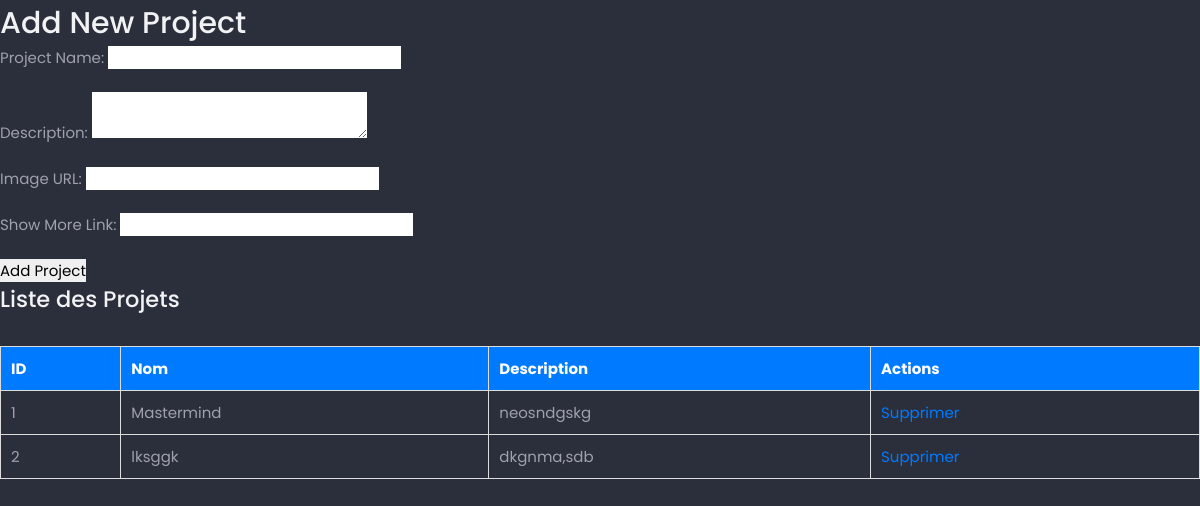
The app's page /admin/admin_page.php (signed in), older data.
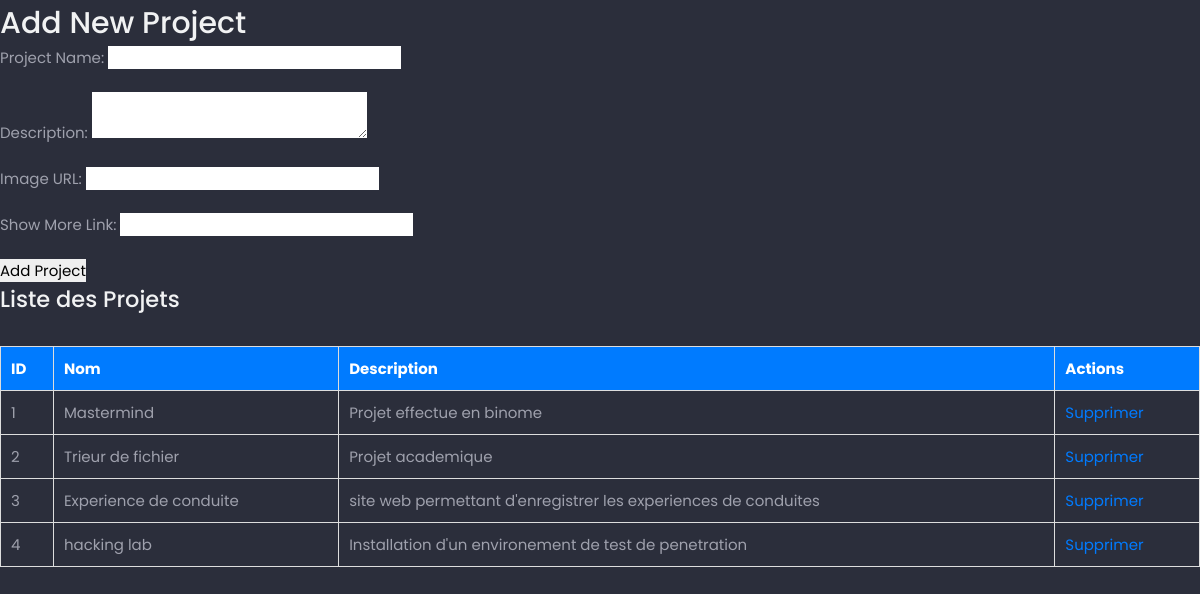
The same page, newer data.
### tables this page shows
CREATE TABLE projects (
                id INTEGER PRIMARY KEY AUTOINCREMENT,
                name TEXT NOT NULL,
                description TEXT NOT NULL,
                image TEXT,
                show_more_link TEXT
            );

### admin/admin_page.php (the view, shortened to what this page needs)
<?php
$db = Database::getInstance()->getConnection();
?>
<!DOCTYPE html>
<html lang="en">
<head>
    <link rel="stylesheet" href="style.css">
    <link rel="stylesheet" href="../assets/css/styles.css">
</head>
<body>
    <h1>Add New Project</h1>
    <form method="POST" action="admin_page.php">
        <label for="name">Project Name:</label>
        <input type="text" id="name" name="name" required><br><br>
        <label for="description">Description:</label>
        <textarea id="description" name="description" required></textarea><br><br>
        <label for="image">Image URL:</label>
        <input type="text" id="image" name="image"><br><br>
        <label for="show_more_link">Show More Link:</label>
        <input type="text" id="show_more_link" name="show_more_link"><br><br>
        <input type="submit" value="Add Project">
    </form>
<h2>Liste des Projets</h2>
<div class="project-list">
    <table>
        <thead>
            <tr>
                <th>ID</th>
                <th>Nom</th>
                <th>Description</th>
                <th>Actions</th>
            </tr>
        </thead>
        <tbody>
            <?php
            $stmt = $db->prepare("SELECT * FROM projects");
            $stmt->execute();
            while ($project = $stmt->fetch(PDO::FETCH_ASSOC)) {
                echo "<tr>";
                echo "<td>" . htmlspecialchars($project['id']) . "</td>";
                echo "<td>" . htmlspecialchars($project['name']) . "</td>";
                echo "<td>" . htmlspecialchars($project['description']) . "</td>";
                echo "<td><a href='delete.php?id=" . htmlspecialchars($project['id']) . "' onclick='return confirm(\"Êtes-vous sûr de vouloir supprimer ce projet ?\")'>Supprimer</a></td>";
                echo "</tr>";
            }
            ?>
        </tbody>
    </table>
</div>
</body>
</html>

### admin/style.css (style rules this page uses)
.project-list { margin-top: 30px; }
.project-list table { width: 100%; border-collapse: collapse; }
.project-list th, .project-list td { padding: 10px; text-align: left; border: 1px solid #ddd; }
.project-list th { background-color: #007bff; color: white; }
.project-list td a { color: #007bff; text-decoration: none; }

### assets/css/commun.css (style rules this page uses)
@media screen and (min-width: 1152px) { :root { --biggest-font-size: 4rem; --bigger-font-size: 2rem; --h1-font-size: 2.25rem; --h2-font-size: 2.5rem; --h3-font-size: 1.25rem; --normal-font-size: 1rem; --small-font-size: .875rem; --smaller-font-size: .813rem; } }
* { box-sizing: border-box; padding: 0; margin: 0; }
html { scroll-behavior: smooth; }
input, textarea, button, body { font-family: var(--body-font); font-size: var(--normal-font-size); }
body { background-color: var(--body-color); color: var(--text-color); }
input, textarea, button { outline: none; border: none; }
h1,h2,h3,h4 { color: var(--title-color); font-weight: var(--font-medium); }
a { text-decoration: none; }

### assets/css/variables.css (style rules this page uses)
:root { --header-height: 3.5rem; --hue:250; --first-color: hsl(var(--hue), 100%, 75%); --first-color-alt: hsl(var(--hue), 56%, 35%); --title-color: hsl(228, 8%, 95%); --text-color: hsl(228, 8%, 65%); --body-color: hsl(228, 15%, 20%); --container-color: hsl(228, 15%, 15%); --body-font: "Poppins", sans-serif; --biggest-font-size: 2rem; --bigger-font-size: 1.25rem; --h1-font-size: 1.5rem; --h2-font-size: 1.25rem; --h3-font-size: 1rem; --normal-font-size: .938rem; --small-font-size: .813rem; --smaller-font-size: .75rem; --font-regular: 400; --font-medium: 500; --font-semi-bold: 600; --z-tooltip : 10; --z-fixed: 100; }

Row changes from the older to the newer data that the page shows:
changed projects "Mastermind": description "neosndgskg" → "Projet effectue en binome"
changed projects id 2: name "lksggk" → "Trieur de fichier"; description "dkgnma,sdb" → "Projet academique"
added projects: id "3", name "Experience de conduite", description "site web permettant d'enregistrer les experiences de conduites"
added projects: id "4", name "hacking lab", description "Installation d'un environement de test de penetration"
